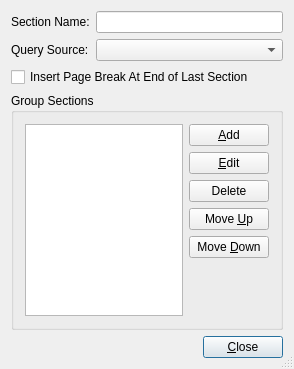
<ui version="4.0" >
 <comment> * OpenRPT report writer and rendering engine
 * Copyright (C) 2001-2012 by OpenMFG, LLC
 *
 * This library is free software; you can redistribute it and/or
 * modify it under the terms of the GNU Lesser General Public
 * License as published by the Free Software Foundation; either
 * version 2.1 of the License, or (at your option) any later version.
 *
 * This library is distributed in the hope that it will be useful,
 * but WITHOUT ANY WARRANTY; without even the implied warranty of
 * MERCHANTABILITY or FITNESS FOR A PARTICULAR PURPOSE. See the GNU
 * Lesser General Public License for more details.
 *
 * You should have received a copy of the GNU Lesser General Public
 * License along with this library; if not, write to the Free Software
 * Foundation, Inc., 59 Temple Place, Suite 330, Boston, MA 02111-1307 USA
 * Please contact info@openmfg.com with any questions on this license.</comment>
 <class>DetailSectionDialog</class>
 <widget class="QDialog" name="DetailSectionDialog" >
  <property name="geometry" >
   <rect>
    <x>0</x>
    <y>0</y>
    <width>294</width>
    <height>369</height>
   </rect>
  </property>
  <property name="windowTitle" >
   <string>Detail Section Properties</string>
  </property>
  <property name="sizeGripEnabled" >
   <bool>true</bool>
  </property>
  <layout class="QVBoxLayout" >
   <item>
    <layout class="QGridLayout" >
     <item row="0" column="0" >
      <widget class="QLabel" name="TextLabel1" >
       <property name="text" >
        <string>Section Name:</string>
       </property>
       <property name="buddy" >
        <cstring>tbName</cstring>
       </property>
      </widget>
     </item>
     <item row="0" column="1" >
      <widget class="QLineEdit" name="tbName" />
     </item>
     <item row="1" column="0" >
      <widget class="QLabel" name="TextLabel2" >
       <property name="text" >
        <string>Query Source:</string>
       </property>
       <property name="buddy" >
        <cstring>cbQuery</cstring>
       </property>
      </widget>
     </item>
     <item row="1" column="1" >
      <widget class="QueryComboBox" name="cbQuery" >
       <property name="sizePolicy" >
        <sizepolicy vsizetype="Fixed" hsizetype="Expanding" >
         <horstretch>0</horstretch>
         <verstretch>0</verstretch>
        </sizepolicy>
       </property>
      </widget>
     </item>
    </layout>
   </item>
   <item>
    <widget class="QCheckBox" name="breakAtEnd" >
     <property name="text" >
      <string>Insert Page Break At End of Last Section</string>
     </property>
    </widget>
   </item>
   <item>
    <widget class="QGroupBox" name="GroupBox1" >
     <property name="title" >
      <string>Group Sections</string>
     </property>
     <layout class="QHBoxLayout" >
      <property name="spacing" >
       <number>6</number>
      </property>
      <property name="leftMargin" >
       <number>11</number>
      </property>
      <property name="topMargin" >
       <number>11</number>
      </property>
      <property name="rightMargin" >
       <number>11</number>
      </property>
      <property name="bottomMargin" >
       <number>11</number>
      </property>
      <item>
       <widget class="QListWidget" name="lbGroups" />
      </item>
      <item>
       <layout class="QVBoxLayout" >
        <property name="spacing" >
         <number>6</number>
        </property>
        <property name="leftMargin" >
         <number>0</number>
        </property>
        <property name="topMargin" >
         <number>0</number>
        </property>
        <property name="rightMargin" >
         <number>0</number>
        </property>
        <property name="bottomMargin" >
         <number>0</number>
        </property>
        <item>
         <widget class="QPushButton" name="btnAdd" >
          <property name="text" >
           <string>&amp;Add</string>
          </property>
         </widget>
        </item>
        <item>
         <widget class="QPushButton" name="btnEdit" >
          <property name="text" >
           <string>&amp;Edit</string>
          </property>
         </widget>
        </item>
        <item>
         <widget class="QPushButton" name="btnRemove" >
          <property name="text" >
           <string>Delete</string>
          </property>
         </widget>
        </item>
        <item>
         <widget class="QPushButton" name="btnMoveUp" >
          <property name="text" >
           <string>Move &amp;Up</string>
          </property>
         </widget>
        </item>
        <item>
         <widget class="QPushButton" name="brnMoveDown" >
          <property name="text" >
           <string>Move &amp;Down</string>
          </property>
         </widget>
        </item>
        <item>
         <spacer>
          <property name="orientation" >
           <enum>Qt::Vertical</enum>
          </property>
          <property name="sizeType" >
           <enum>QSizePolicy::Expanding</enum>
          </property>
          <property name="sizeHint" >
           <size>
            <width>20</width>
            <height>40</height>
           </size>
          </property>
         </spacer>
        </item>
       </layout>
      </item>
     </layout>
    </widget>
   </item>
   <item>
    <layout class="QHBoxLayout" >
     <property name="spacing" >
      <number>6</number>
     </property>
     <property name="leftMargin" >
      <number>0</number>
     </property>
     <property name="topMargin" >
      <number>0</number>
     </property>
     <property name="rightMargin" >
      <number>0</number>
     </property>
     <property name="bottomMargin" >
      <number>0</number>
     </property>
     <item>
      <spacer>
       <property name="orientation" >
        <enum>Qt::Horizontal</enum>
       </property>
       <property name="sizeType" >
        <enum>QSizePolicy::Expanding</enum>
       </property>
       <property name="sizeHint" >
        <size>
         <width>20</width>
         <height>20</height>
        </size>
       </property>
      </spacer>
     </item>
     <item>
      <widget class="QPushButton" name="buttonOk" >
       <property name="text" >
        <string>&amp;Close</string>
       </property>
       <property name="shortcut" >
        <string>Alt+C</string>
       </property>
       <property name="autoDefault" >
        <bool>true</bool>
       </property>
       <property name="default" >
        <bool>true</bool>
       </property>
      </widget>
     </item>
    </layout>
   </item>
  </layout>
 </widget>
 <layoutdefault spacing="6" margin="11" />
 <customwidgets>
  <customwidget>
   <class>QueryComboBox</class>
   <extends>QComboBox</extends>
   <header>querycombobox.h</header>
  </customwidget>
 </customwidgets>
 <tabstops>
  <tabstop>tbName</tabstop>
  <tabstop>cbQuery</tabstop>
  <tabstop>breakAtEnd</tabstop>
  <tabstop>lbGroups</tabstop>
  <tabstop>btnAdd</tabstop>
  <tabstop>btnEdit</tabstop>
  <tabstop>btnRemove</tabstop>
  <tabstop>btnMoveUp</tabstop>
  <tabstop>brnMoveDown</tabstop>
  <tabstop>buttonOk</tabstop>
 </tabstops>
 <resources/>
 <connections>
  <connection>
   <sender>buttonOk</sender>
   <signal>clicked()</signal>
   <receiver>DetailSectionDialog</receiver>
   <slot>accept()</slot>
   <hints>
    <hint type="sourcelabel" >
     <x>20</x>
     <y>20</y>
    </hint>
    <hint type="destinationlabel" >
     <x>20</x>
     <y>20</y>
    </hint>
   </hints>
  </connection>
 </connections>
</ui>
